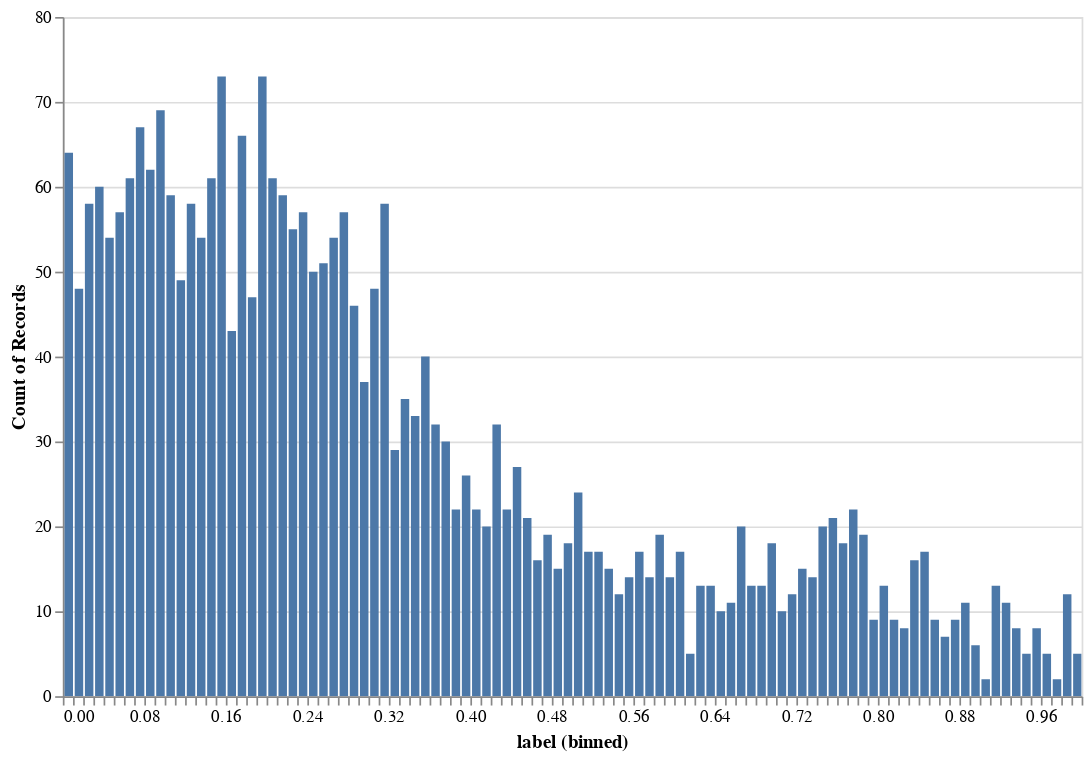

Notebook source saved alongside this figure:
### Code cell
# Plot distribution plot using altaire
alt.Chart(generated_final).mark_bar().encode(
    alt.X('label', bin=alt.Bin(maxbins=100)),
    y='count()',
).properties(
    width=600,
    height=400
).interactive()

### Figure 1 — Vega-Lite specification as saved in the notebook (floating-point values rounded to 4 significant figures; data arrays with more than 128 entries replaced by an {"elided": "..."} marker saying what was removed)
{"config": {"view": {"continuousWidth": 400, "continuousHeight": 300}}, "data": {"name": "data-79a719c443fcb82e55d93f7c4846b8ef"}, "mark": "bar", "encoding": {"x": {"bin": {"maxbins": 100}, "field": "label", "type": "quantitative"}, "y": {"aggregate": "count", "type": "quantitative"}}, "height": 400, "selection": {"selector015": {"type": "interval", "bind": "scales", "encodings": ["x", "y"]}}, "width": 600, "$schema": "https://vega.github.io/schema/vega-lite/v4.17.0.json", "datasets": {"data-79a719c443fcb82e55d93f7c4846b8ef": {"elided": "2907 records"}}}
